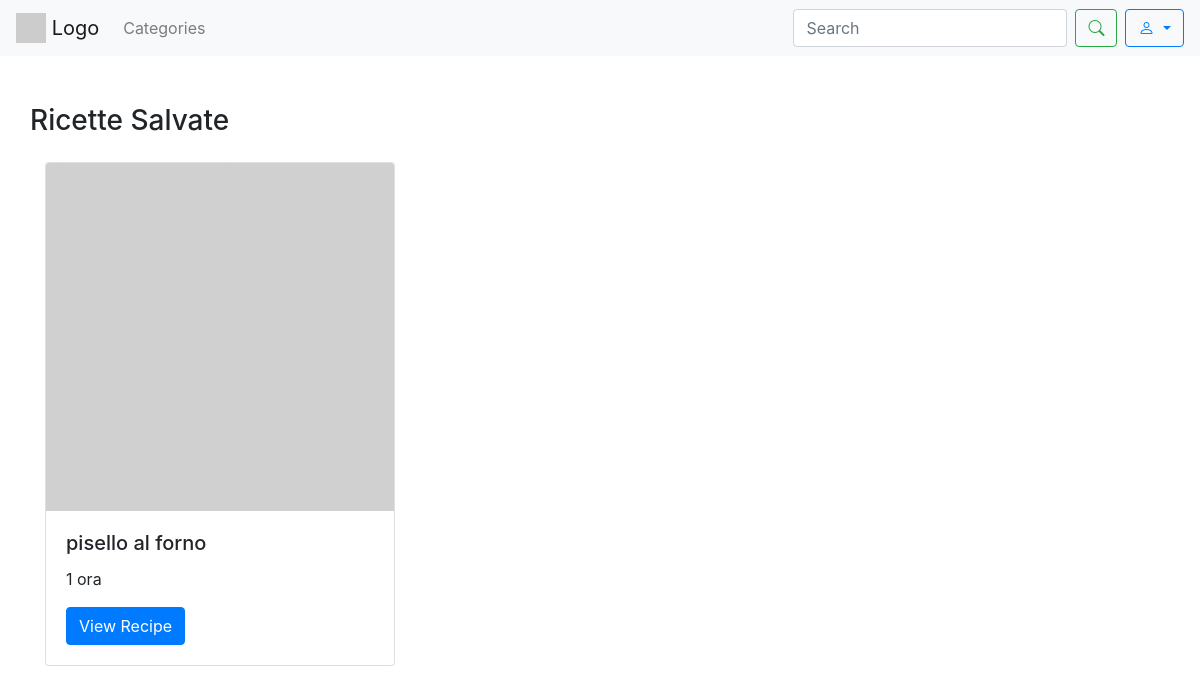
Before: /ricette_salvate/ (signed in) with the older database file.
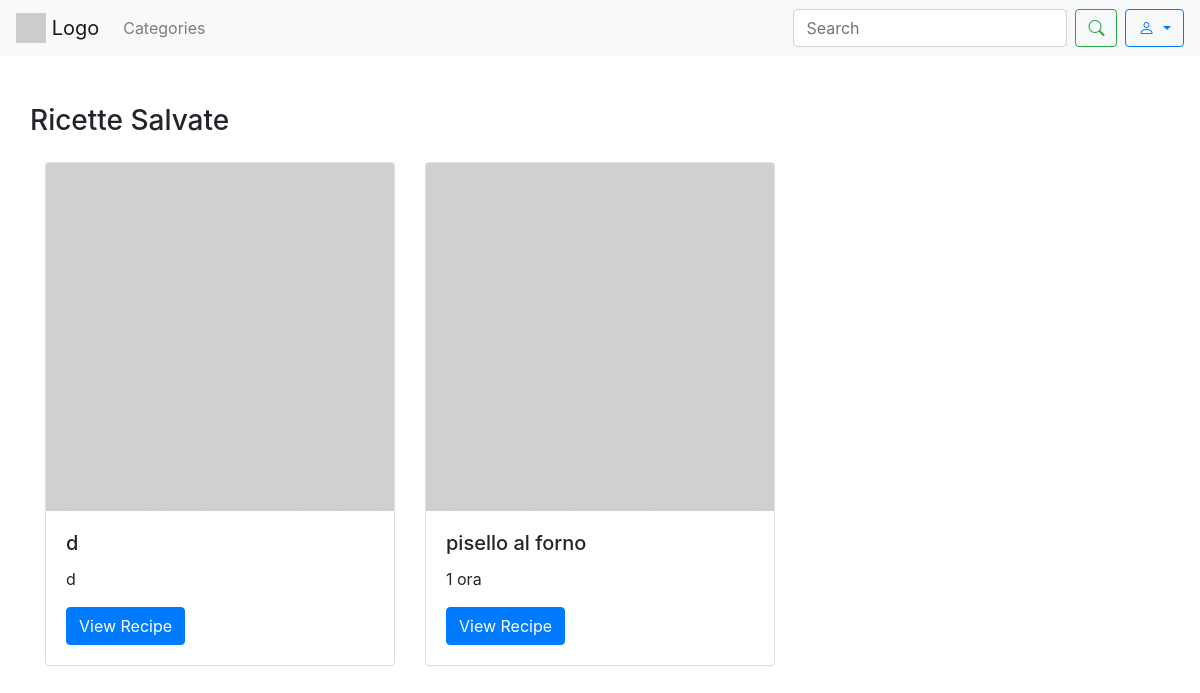
After: the same page with the newer database file.
### sito/models.py (models this page shows, shortened)
class SavedRecipe(models.Model):
    user = models.ForeignKey('CustomUser', on_delete=models.CASCADE)
    recipe = models.ForeignKey(Recipe, on_delete=models.CASCADE)

class Recipe(models.Model):
    title = models.CharField(max_length=200)
    photo = models.ImageField(upload_to='recipes_photos/', blank=True, null=True)
    preparationtime = models.CharField(help_text="Totale tempo di preparazione (es: 1 hour 30 minutes)", max_length=200,
                                       blank=True, null=True)
    category = models.ForeignKey(Category, on_delete=models.CASCADE)
    user = models.ForeignKey('CustomUser', on_delete=models.CASCADE)
    ingredients = models.TextField()
    instructions = models.TextField()

### sito/views.py (the view)
# urls.py: path("ricette_salvate/", ricette_salvate, name='ricette_salvate'),
@login_required
def ricette_salvate(request):
    saved_recipes = SavedRecipe.objects.filter(user=request.user)
    return render(request, 'ricette_salvate.html', {'saved_recipes': saved_recipes})

### template/ricette_salvate.html (shortened to what this page needs)
<!DOCTYPE html>
{% load static %}
<html lang="en">
<head>
    <link rel="stylesheet" href="https://maxcdn.bootstrapcdn.com/bootstrap/4.5.2/css/bootstrap.min.css">
    <link rel="stylesheet" href="https://cdn.jsdelivr.net/npm/bootstrap-icons/font/bootstrap-icons.css">
</head>
<body>
    <nav class="navbar navbar-expand-lg navbar-light bg-light">
        <a class="navbar-brand" href="{% url 'homepage' %}">
            <img src="https://via.placeholder.com/30" alt="Logo" class="d-inline-block align-top">
            Logo
        </a>
            <ul class="navbar-nav mr-auto">
                <li class="nav-item">
                    <a class="nav-link" href="#">Categories</a>
                </li>
            </ul>
            <form class="form-inline my-2 my-lg-0" method="GET" action="{% url 'search' %}">
                <input class="form-control mr-sm-2" type="search" name ="q" placeholder="Search" aria-label="Search">
                <button class="btn btn-outline-success my-2 my-sm-0" type="submit"><i class="bi bi-search"></i></button>
            </form>
            <div class="dropdown ml-2">
                <button class="btn btn-outline-primary dropdown-toggle" type="button" id="userDropdown" data-toggle="dropdown" aria-haspopup="true" aria-expanded="false">
                    <i class="bi bi-person"></i>
                </button>
            </div>
    </nav>
    <div class="container py-5">
      <div class="row">
            <h3 class="text-center mb-4">Ricette Salvate</h3>
        </div>
        <div class="row">
        {% if saved_recipes %}
            {% for saved_recipe in saved_recipes %}
            <div class="col-md-4 mb-4">
                <div class="card mb-3" style="max-width: 540px;">
                    {% if saved_recipe.recipe.photo %}
                    <img src="{{ saved_recipe.recipe.photo.url }}" class="card-img-top" alt="foto ricetta">
                    {% else %}
                    <img src="{% static 'images/defaultrecipe.jpg' %}" class="card-img-top" alt="Default Image">
                    {% endif %}
                    <div class="card-body">
                        <h5 class="card-title">{{ saved_recipe.recipe.title }}</h5>
                        <p class="card-text">{{ saved_recipe.recipe.preparationtime }}</p>
                        <a href="{% url 'recipe_detail' saved_recipe.recipe.id %}" class="btn btn-primary">View Recipe</a>
                    </div>
                </div>
            </div>
            {% endfor %}
        {% else %}
            <p>You have no saved recipes.</p>
        {% endif %}
    </div>
    </div>
</body>
</html>

Changed rows visible on the page:
added SavedRecipe: recipe "d", recipe.preparationtime "d"
